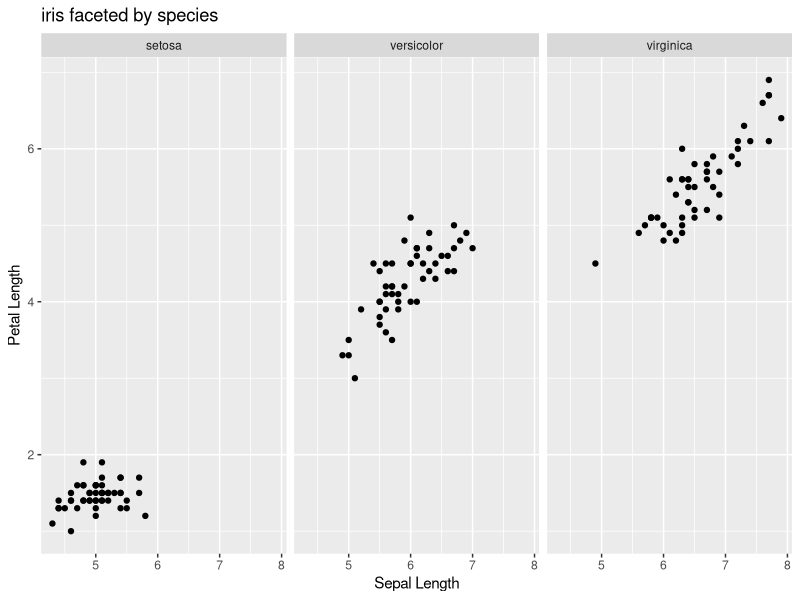
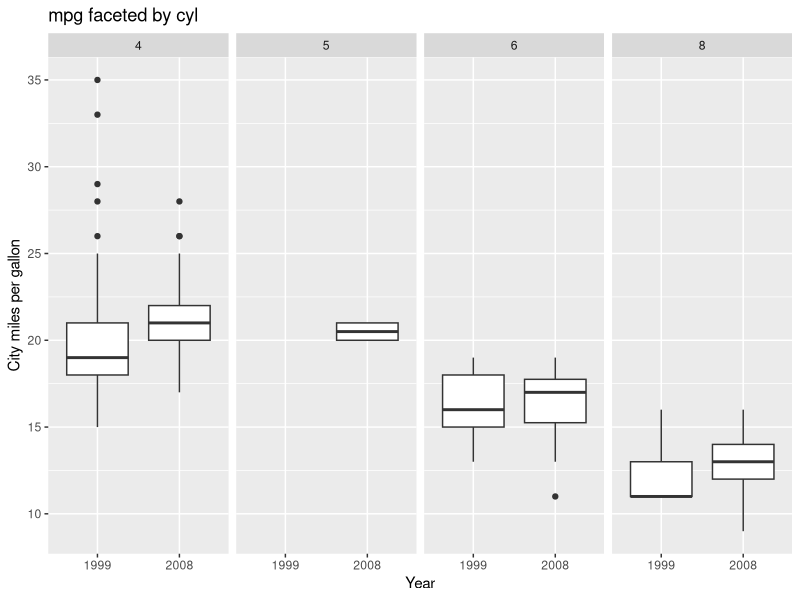
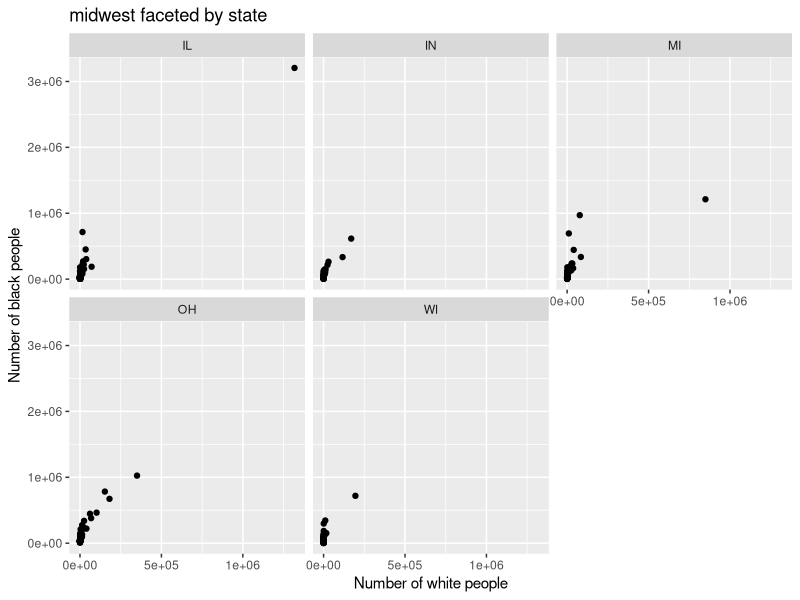
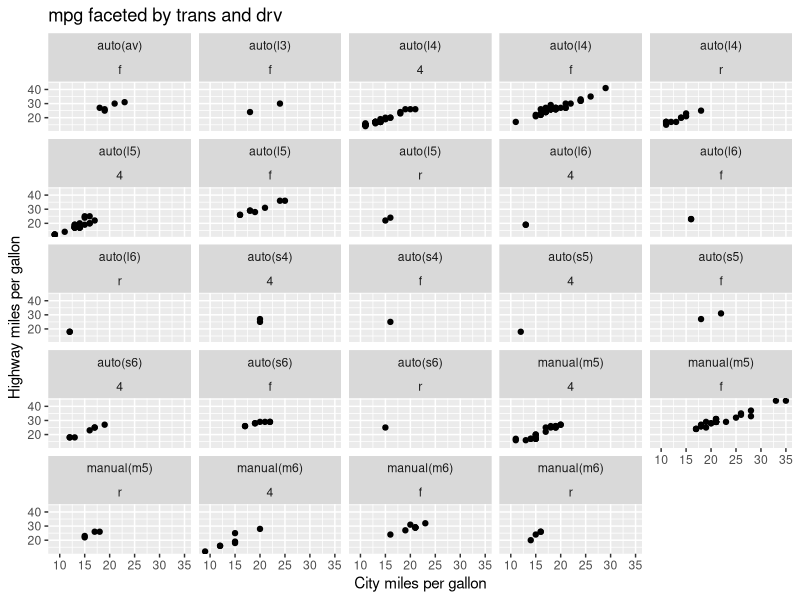
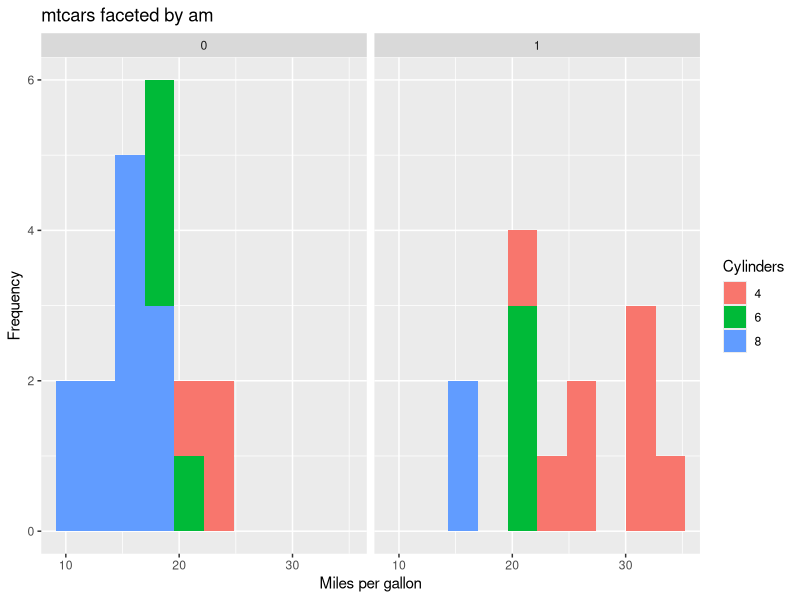
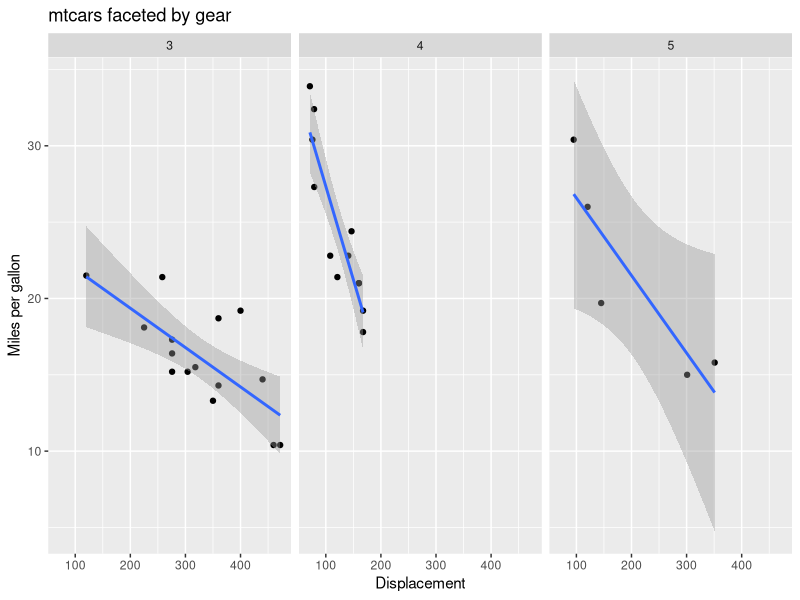

These figures' R source, in order:
library("ggplot2")

#Question 1
ggplot(data = iris) +
  geom_point(mapping = aes(x = Sepal.Length, y = Petal.Length)) +
  labs(x = "Sepal Length", y = "Petal Length", title = "iris faceted by species") +
  facet_wrap(~ Species, nrow = 1)

#Question 2
ggplot(data = mpg)+
  geom_boxplot(mapping = aes(x=factor(year),y=cty))+
  facet_wrap(~ cyl, nrow = 1)+
  labs(x="Year", y="City miles per gallon", title = "mpg faceted by cyl")

#Question 3
ggplot(data = midwest)+
  geom_point(mapping = aes(x=popblack,y=popwhite))+
  facet_wrap(~ state,nrow = 2)+
  labs(x="Number of white people", y = "Number of black people", 
       title="midwest faceted by state")

#Question 4
ggplot(data = mpg)+
  geom_point(mapping = aes(x=cty,y=hwy))+
  facet_wrap(trans~drv)+ 
  labs(y = "Highway miles per gallon", 
       x = "City miles per gallon",
      title = "mpg faceted by trans and drv")

#Question 5
ggplot(data = mtcars) +
  geom_histogram(mapping = aes(x = mpg, fill = factor(cyl)), bins = 10) +
  labs(y = "Frequency", x = "Miles per gallon", fill = "Cylinders",
       title = "mtcars faceted by am") +
  facet_wrap(~ am)

#Question 6
ggplot(data = mtcars) +
  geom_point(mapping = aes(x = disp, y = mpg)) +
  geom_smooth(mapping = aes(x = disp, y = mpg), method = "lm") +
  labs(x = "Displacement", y = "Miles per gallon", title = "mtcars faceted by gear") +
  facet_wrap(~ gear)
